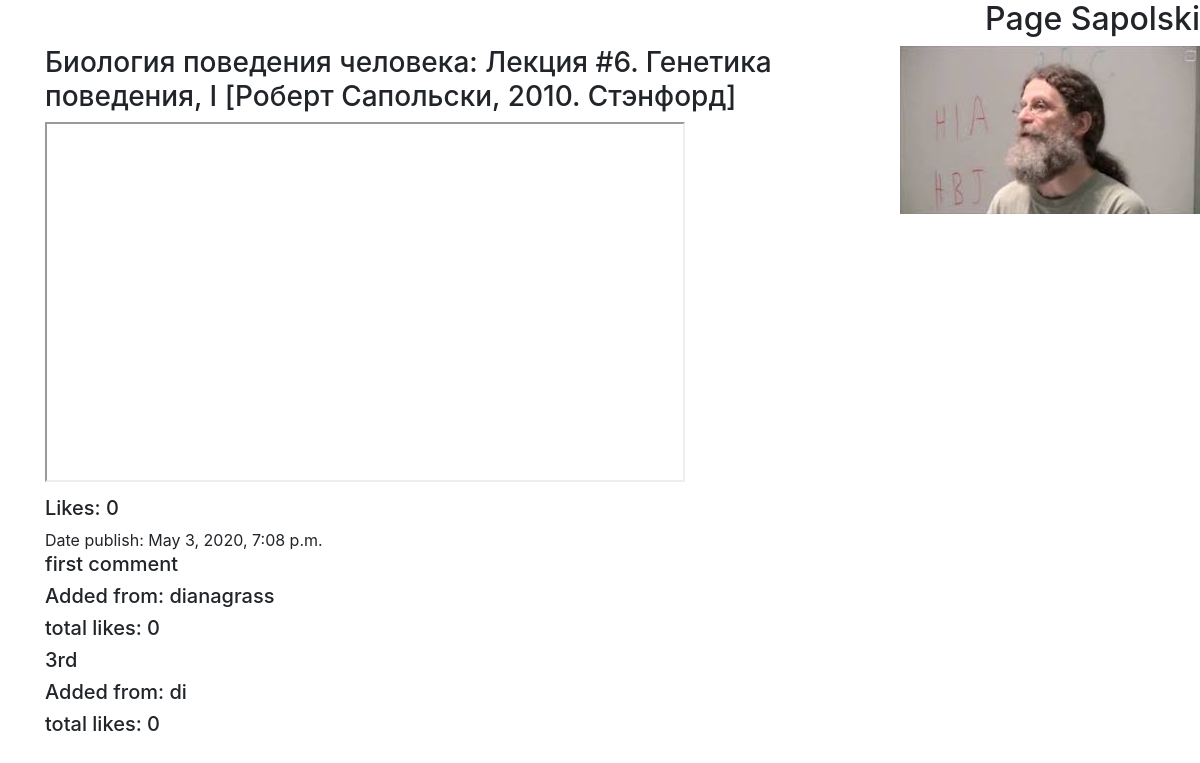
Before: / with the older database file.
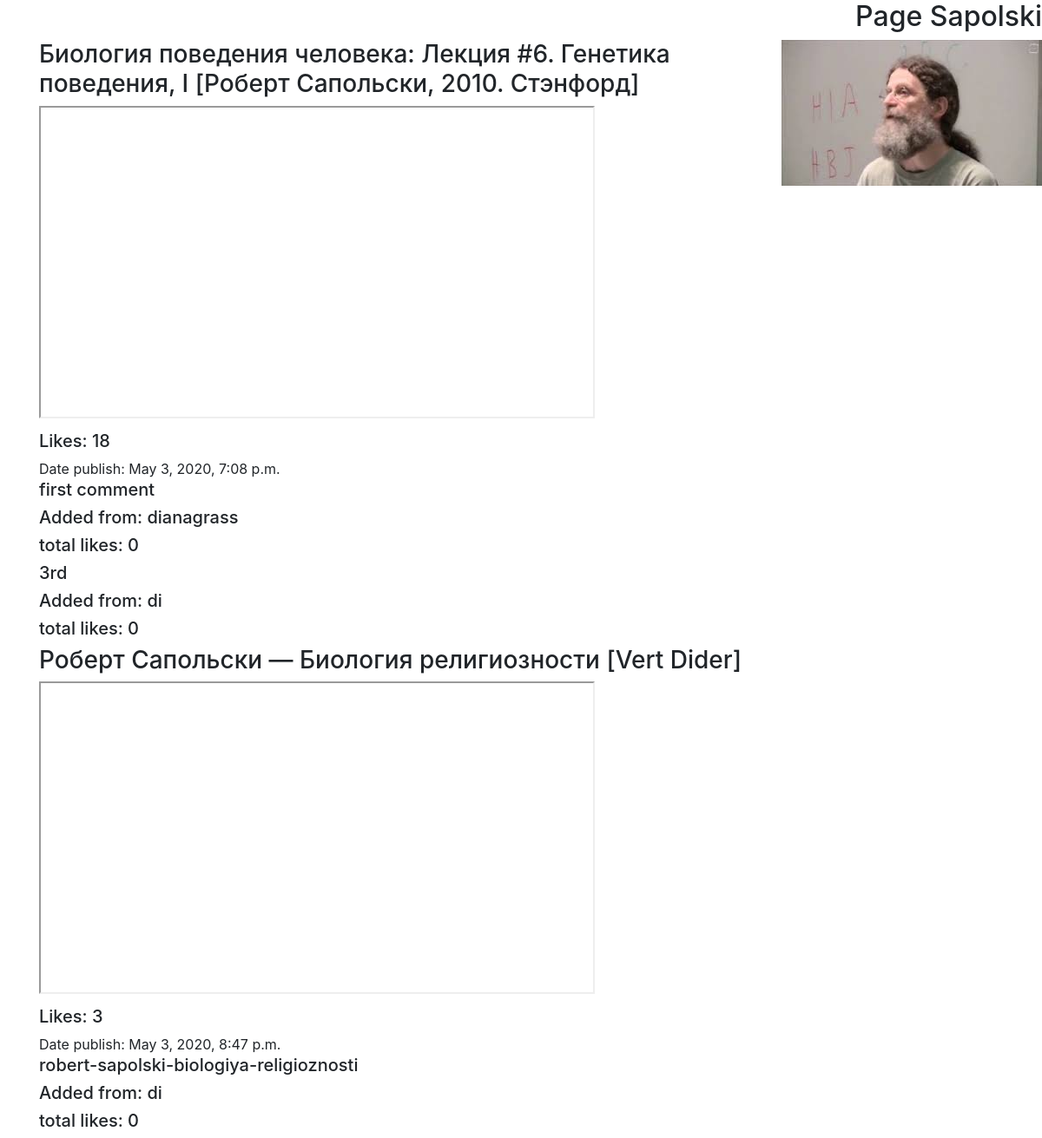
After: the same page with the newer database file.
### ajaxapp/models.py (models this page shows, shortened)
class Video(models.Model):
    url = models.URLField()
    title = models.CharField(max_length=100)
    slug = models.SlugField()
    descriptions = models.TextField()
    date = models.DateTimeField(auto_now_add=True)
    likes = models.PositiveIntegerField(default=0)

class Comment(models.Model):
    comment_video = models.ForeignKey(Video, on_delete=models.CASCADE)
    text = models.TextField()
    date = models.DateTimeField(auto_now_add=True)
    comment_user = models.ForeignKey(User, on_delete=models.CASCADE)
    likes = models.PositiveIntegerField(default=0)

### ajaxapp/views.py (the view)
# urls.py: path('', hello),
def hello(request):
    response = {'video': Video.objects.all()}
    return render(request, 'meet.html', response)

### ajaxapp/templates/meet.html (shortened to what this page needs)
{% load static %}
<!DOCTYPE html>
<html lang="en">
<head>
    <link rel="stylesheet" href="https://maxcdn.bootstrapcdn.com/bootstrap/4.4.1/css/bootstrap.min.css">
</head>
<body>
<h2 align="right" >Page Sapolski</h2>
<img align="right" src="{% static "media/robertsapolski.jpeg" %}">
<div class="container">
{% for v in video %}
    <h3>{{ v.title }}</h3>
    <iframe width="640" height="360" src="{{ v.url }}"></iframe>
    <h5 class="like_tag" id="{{ v.id }}"> Likes: {{ v.likes }}</h5>
    <h7>Date publish: {{ v.date }} </h7>
    {% for c in v.comment_set.all %}
        <h5>{{ c.text }}</h5>
        <h5>Added from: {{ c.comment_user.username }}</h5>
        <h5>total likes: {{ c.likes }}</h5>
    {% endfor %}
{% endfor %}
</div>
</body>
</html>

Changed rows visible on the page:
changed Video "May 3, 2020, 7:08 p.m.": likes "0" → "18"
added Video: title "Роберт Сапольски — Биология религиозности [Vert Dider]", likes "3", date "May 3, 2020, 8:47 p.m."
added Comment: text "robert-sapolski-biologiya-religioznosti", comment_user.username "di", likes "0", shown under "Роберт Сапольски — Биология религиозности [Vert Dider]"
